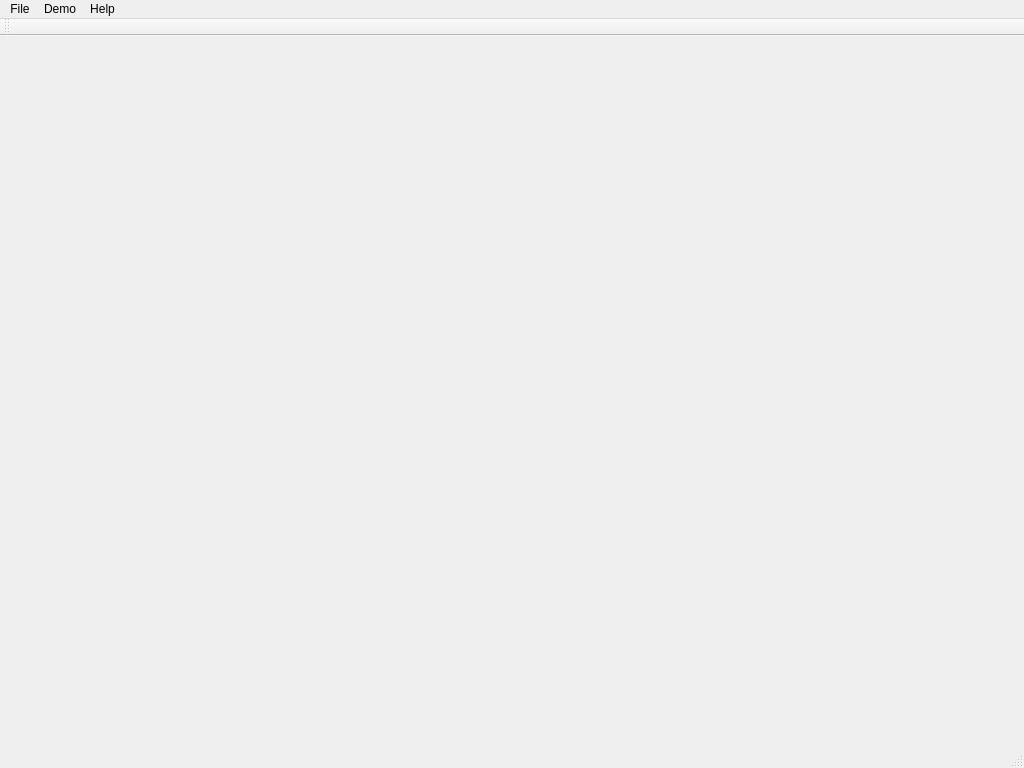
<?xml version="1.0" encoding="UTF-8"?>
<ui version="4.0">
 <class>VestaClass</class>
 <widget class="QMainWindow" name="VestaClass">
  <property name="geometry">
   <rect>
    <x>0</x>
    <y>0</y>
    <width>1024</width>
    <height>768</height>
   </rect>
  </property>
  <property name="windowTitle">
   <string>Vesta</string>
  </property>
  <widget class="QWidget" name="centralWidget"/>
  <widget class="QMenuBar" name="menuBar">
   <property name="geometry">
    <rect>
     <x>0</x>
     <y>0</y>
     <width>1024</width>
     <height>22</height>
    </rect>
   </property>
   <widget class="QMenu" name="menuFile">
    <property name="title">
     <string>File</string>
    </property>
   </widget>
   <widget class="QMenu" name="menuDemo">
    <property name="title">
     <string>Demo</string>
    </property>
    <addaction name="actionFaceDemo"/>
   </widget>
   <widget class="QMenu" name="menuHelp">
    <property name="title">
     <string>Help</string>
    </property>
    <addaction name="actionAbout"/>
   </widget>
   <addaction name="menuFile"/>
   <addaction name="menuDemo"/>
   <addaction name="menuHelp"/>
  </widget>
  <widget class="QToolBar" name="mainToolBar">
   <attribute name="toolBarArea">
    <enum>TopToolBarArea</enum>
   </attribute>
   <attribute name="toolBarBreak">
    <bool>false</bool>
   </attribute>
  </widget>
  <widget class="QStatusBar" name="statusBar"/>
  <action name="actionAbout">
   <property name="text">
    <string>About</string>
   </property>
  </action>
  <action name="actionFaceDemo">
   <property name="text">
    <string>FaceDemo</string>
   </property>
  </action>
 </widget>
 <layoutdefault spacing="6" margin="11"/>
 <resources>
  <include location="Vesta.qrc"/>
 </resources>
 <connections/>
</ui>
